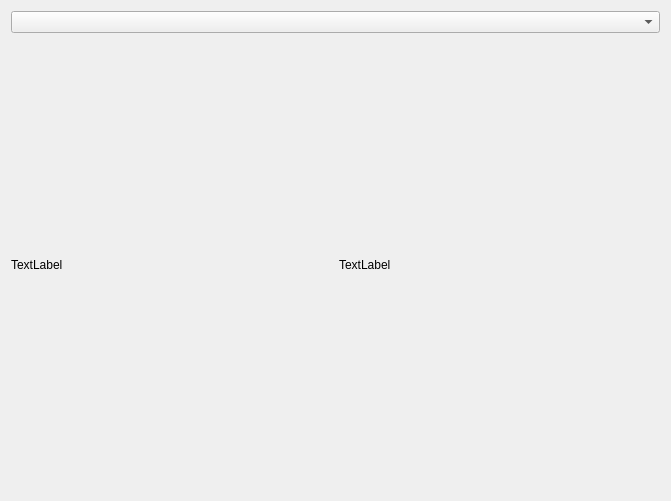
<?xml version="1.0" encoding="UTF-8"?>
<ui version="4.0">
 <class>Legendary</class>
 <widget class="QDialog" name="Legendary">
  <property name="geometry">
   <rect>
    <x>0</x>
    <y>0</y>
    <width>671</width>
    <height>501</height>
   </rect>
  </property>
  <property name="windowTitle">
   <string>Dialog</string>
  </property>
  <layout class="QGridLayout" name="gridLayout">
   <item row="0" column="0" colspan="2">
    <widget class="QComboBox" name="comboBox"/>
   </item>
   <item row="1" column="0">
    <layout class="QVBoxLayout" name="verticalLayout">
     <item>
      <widget class="QLabel" name="label">
       <property name="text">
        <string>TextLabel</string>
       </property>
      </widget>
     </item>
    </layout>
   </item>
   <item row="1" column="1">
    <layout class="QVBoxLayout" name="verticalLayout_3">
     <item>
      <widget class="QLabel" name="label_2">
       <property name="text">
        <string>TextLabel</string>
       </property>
      </widget>
     </item>
    </layout>
   </item>
  </layout>
 </widget>
 <resources/>
 <connections/>
</ui>
